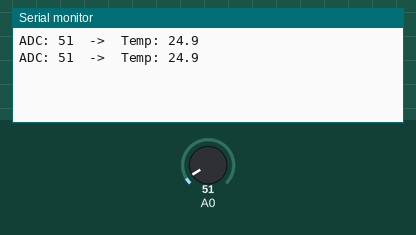
Recording of a sketch running on a simulated Arduino Uno, built with avr-gcc and run on an emulated ATmega328P. Parts: the last lines printed to the serial monitor. Inputs (shaded band) come from the test bench; at power-on: A0 = 51.

Above: at 2.8 s.
2.9 s: A0 set to 61
At 5.2 s:
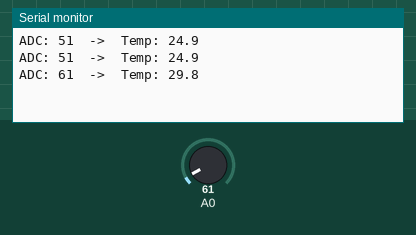
5.6 s: A0 set to 71
At 6.8 s:
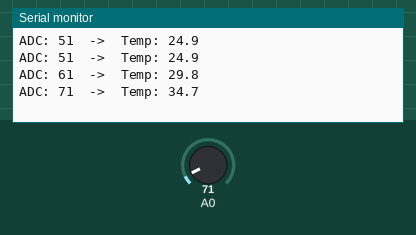
Timing chart, 0 to 8.6 s (numbered marks = the images above; inputs shaded):
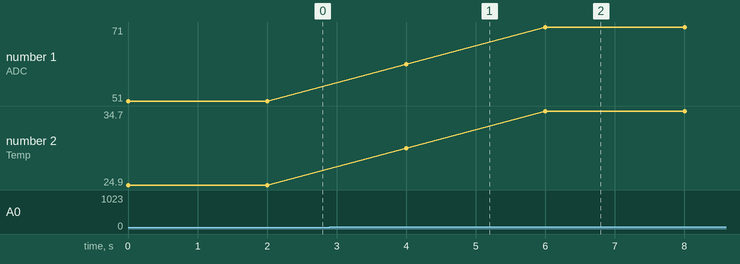

Measured:
- after the input at 2.9 s, the serial monitor: prints a new line after 1.1 s (image 1)
- after the input at 5.6 s, the serial monitor: prints a new line after 0.40 s (image 2)
- plotted number 1: 51 → 61 after the input at 2.9 s, 61 → 71 after the input at 5.6 s
- plotted number 2: 24.9 → 29.8 after the input at 2.9 s, 29.8 → 34.7 after the input at 5.6 s

The sketch:

LM35.ino
```cpp
int SENSOR;
float TEMPERATURA;

void setup() {
  Serial.begin(9600);
}

void loop() {
  SENSOR = analogRead(A0);                        // Valor de 0 a 1023
  TEMPERATURA = ((SENSOR * 5000.0) / 1023) / 10;  // Conversión
  Serial.print("ADC: ");
  Serial.print(SENSOR);
  Serial.print("  ->  Temp: ");
  Serial.println(TEMPERATURA, 1);
  delay(2000);
}
//simulacion en: https://www.tinkercad.com/things/kQWaRs7khCj-temperatura-lm35?sharecode=G41Fw_Pc9cBk75myrezJSxF1D_4hbP4_Xuv0v__iZME
```
